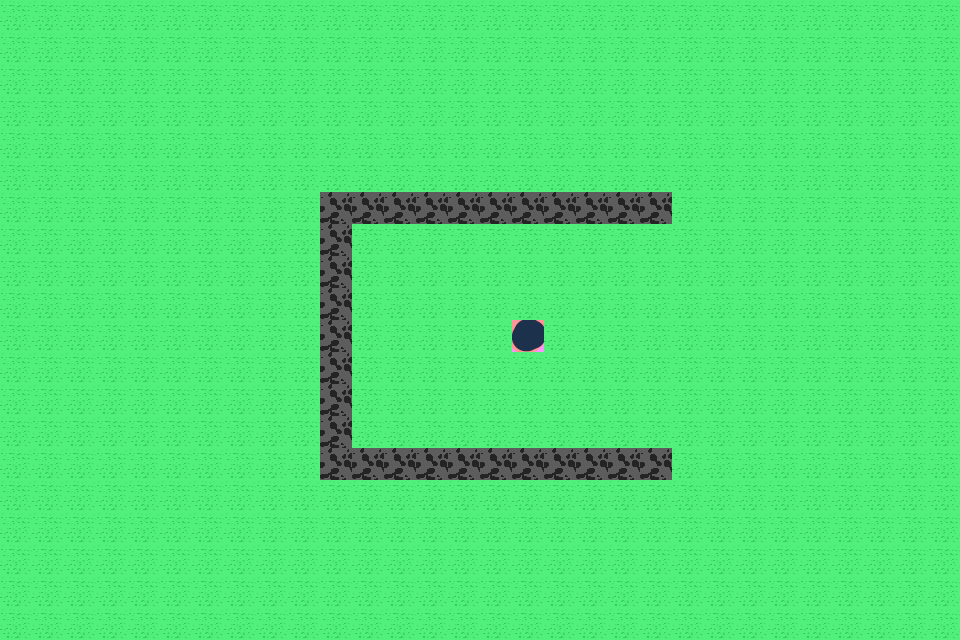

Rendered tile map (Tiled .tmx) drawn with the repository's tilesets; below, a short description and the full map source, tile grids included:
An orthogonal 30x20 tile map with 32x32 px tiles, 3 tile layers (Tile Layer 1, walls, teleport1), 2 tilesets.

<map version="1.10" tiledversion="1.11.2" orientation="orthogonal" renderorder="right-down" width="30" height="20" tilewidth="32" tileheight="32" infinite="0" nextlayerid="4" nextobjectid="1">
 <editorsettings>
  <export target="lobbymap.json" format="json" />
 </editorsettings>
 <tileset firstgid="1" name="ufnapTiles" tilewidth="32" tileheight="32" tilecount="4" columns="4">
  <image source="tilesetv1.png" width="128" height="32" />
  <tile id="2">
   <properties>
    <property name="collidable" type="bool" value="true" />
   </properties>
  </tile>
  <tile id="3">
   <properties>
    <property name="collidable" type="bool" value="true" />
   </properties>
  </tile>
 </tileset>
 <tileset firstgid="5" source="ufnapTiles.tsx" />
 <layer id="1" name="Tile Layer 1" width="30" height="20">
  <data encoding="csv">
1,1,1,1,1,1,1,1,1,1,1,1,1,1,1,1,1,1,1,1,1,1,1,1,1,1,1,1,1,1,
1,1,1,1,1,1,1,1,1,1,1,1,1,1,1,1,1,1,1,1,1,1,1,1,1,1,1,1,1,1,
1,1,1,1,1,1,1,1,1,1,1,1,1,1,1,1,1,1,1,1,1,1,1,1,1,1,1,1,1,1,
1,1,1,1,1,1,1,1,1,1,1,1,1,1,1,1,1,1,1,1,1,1,1,1,1,1,1,1,1,1,
1,1,1,1,1,1,1,1,1,1,1,1,1,1,1,1,1,1,1,1,1,1,1,1,1,1,1,1,1,1,
1,1,1,1,1,1,1,1,1,1,1,1,1,1,1,1,1,1,1,1,1,1,1,1,1,1,1,1,1,1,
1,1,1,1,1,1,1,1,1,1,5,5,5,5,5,5,5,5,5,5,1,1,1,1,1,1,1,1,1,1,
1,1,1,1,1,1,1,1,1,1,5,1,1,1,1,1,1,1,5,5,1,1,1,1,1,1,1,1,1,1,
1,1,1,1,1,1,1,1,1,1,5,1,1,1,1,1,1,1,1,1,1,1,1,1,1,1,1,1,1,1,
1,1,1,1,1,1,1,1,1,1,5,1,1,1,1,1,1,1,1,1,1,1,1,1,1,1,1,1,1,1,
1,1,1,1,1,1,1,1,1,1,5,1,1,1,5,5,1,1,1,1,1,1,1,1,1,1,1,1,1,1,
1,1,1,1,1,1,1,1,1,1,5,1,1,1,5,5,1,1,1,1,1,1,1,1,1,1,1,1,1,1,
1,1,1,1,1,1,1,1,1,1,5,1,1,1,1,5,5,5,5,1,1,1,1,1,1,1,1,1,1,1,
1,1,1,1,1,1,1,1,1,1,5,1,1,1,1,1,1,1,5,5,1,1,1,1,1,1,1,1,1,1,
1,1,1,1,1,1,1,1,1,1,5,5,5,5,5,5,5,5,5,5,1,1,1,1,1,1,1,1,1,1,
1,1,1,1,1,1,1,1,1,1,1,1,1,1,1,1,1,1,1,1,1,1,1,1,1,1,1,1,1,1,
1,1,1,1,1,1,1,1,1,1,1,1,1,1,1,1,1,1,1,1,1,1,1,1,1,1,1,1,1,1,
1,1,1,1,1,1,1,1,1,1,1,1,1,1,1,1,1,1,1,1,1,1,1,1,1,1,1,1,1,1,
1,1,1,1,1,1,1,1,1,1,1,1,1,1,1,1,1,1,1,1,1,1,1,1,1,1,1,1,1,1,
1,1,1,1,1,1,1,1,1,1,1,1,1,1,1,1,1,1,1,1,1,1,1,1,1,1,1,1,1,1
</data>
 </layer>
 <layer id="2" name="walls" width="30" height="20">
  <data encoding="csv">
0,0,0,0,0,0,0,0,0,0,0,0,0,0,0,0,0,0,0,0,0,0,0,0,0,0,0,0,0,0,
0,0,0,0,0,0,0,0,0,0,0,0,0,0,0,0,0,0,0,0,0,0,0,0,0,0,0,0,0,0,
0,0,0,0,0,0,0,0,0,0,0,0,0,0,0,0,0,0,0,0,0,0,0,0,0,0,0,0,0,0,
0,0,0,0,0,0,0,0,0,0,0,0,0,0,0,0,0,0,0,0,0,0,0,0,0,0,0,0,0,0,
0,0,0,0,0,0,0,0,0,0,0,0,0,0,0,0,0,0,0,0,0,0,0,0,0,0,0,0,0,0,
0,0,0,0,0,0,0,0,0,0,0,0,0,0,0,0,0,0,0,0,0,0,0,0,0,0,0,0,0,0,
0,0,0,0,0,0,0,0,0,0,7,7,7,7,7,7,7,7,7,7,7,0,0,0,0,0,0,0,0,0,
0,0,0,0,0,0,0,0,0,0,7,0,0,0,0,0,0,0,0,0,0,0,0,0,0,0,0,0,0,0,
0,0,0,0,0,0,0,0,0,0,7,0,0,0,0,0,0,0,0,0,0,0,0,0,0,0,0,0,0,0,
0,0,0,0,0,0,0,0,0,0,7,0,0,0,0,0,0,0,0,0,0,0,0,0,0,0,0,0,0,0,
0,0,0,0,0,0,0,0,0,0,7,0,0,0,0,0,0,0,0,0,0,0,0,0,0,0,0,0,0,0,
0,0,0,0,0,0,0,0,0,0,7,0,0,0,0,0,0,0,0,0,0,0,0,0,0,0,0,0,0,0,
0,0,0,0,0,0,0,0,0,0,7,0,0,0,0,0,0,0,0,0,0,0,0,0,0,0,0,0,0,0,
0,0,0,0,0,0,0,0,0,0,7,0,0,0,0,0,0,0,0,0,0,0,0,0,0,0,0,0,0,0,
0,0,0,0,0,0,0,0,0,0,7,7,7,7,7,7,7,7,7,7,7,0,0,0,0,0,0,0,0,0,
0,0,0,0,0,0,0,0,0,0,0,0,0,0,0,0,0,0,0,0,0,0,0,0,0,0,0,0,0,0,
0,0,0,0,0,0,0,0,0,0,0,0,0,0,0,0,0,0,0,0,0,0,0,0,0,0,0,0,0,0,
0,0,0,0,0,0,0,0,0,0,0,0,0,0,0,0,0,0,0,0,0,0,0,0,0,0,0,0,0,0,
0,0,0,0,0,0,0,0,0,0,0,0,0,0,0,0,0,0,0,0,0,0,0,0,0,0,0,0,0,0,
0,0,0,0,0,0,0,0,0,0,0,0,0,0,0,0,0,0,0,0,0,0,0,0,0,0,0,0,0,0
</data>
 </layer>
 <layer id="3" name="teleport1" width="30" height="20">
  <data encoding="csv">
0,0,0,0,0,0,0,0,0,0,0,0,0,0,0,0,0,0,0,0,0,0,0,0,0,0,0,0,0,0,
0,0,0,0,0,0,0,0,0,0,0,0,0,0,0,0,0,0,0,0,0,0,0,0,0,0,0,0,0,0,
0,0,0,0,0,0,0,0,0,0,0,0,0,0,0,0,0,0,0,0,0,0,0,0,0,0,0,0,0,0,
0,0,0,0,0,0,0,0,0,0,0,0,0,0,0,0,0,0,0,0,0,0,0,0,0,0,0,0,0,0,
0,0,0,0,0,0,0,0,0,0,0,0,0,0,0,0,0,0,0,0,0,0,0,0,0,0,0,0,0,0,
0,0,0,0,0,0,0,0,0,0,0,0,0,0,0,0,0,0,0,0,0,0,0,0,0,0,0,0,0,0,
0,0,0,0,0,0,0,0,0,0,0,0,0,0,0,0,0,0,0,0,0,0,0,0,0,0,0,0,0,0,
0,0,0,0,0,0,0,0,0,0,0,0,0,0,0,0,0,0,0,0,0,0,0,0,0,0,0,0,0,0,
0,0,0,0,0,0,0,0,0,0,0,0,0,0,0,0,0,0,0,0,0,0,0,0,0,0,0,0,0,0,
0,0,0,0,0,0,0,0,0,0,0,0,0,0,0,0,0,0,0,0,0,0,0,0,0,0,0,0,0,0,
0,0,0,0,0,0,0,0,0,0,0,0,0,0,0,0,8,0,0,0,0,0,0,0,0,0,0,0,0,0,
0,0,0,0,0,0,0,0,0,0,0,0,0,0,0,0,0,0,0,0,0,0,0,0,0,0,0,0,0,0,
0,0,0,0,0,0,0,0,0,0,0,0,0,0,0,0,0,0,0,0,0,0,0,0,0,0,0,0,0,0,
0,0,0,0,0,0,0,0,0,0,0,0,0,0,0,0,0,0,0,0,0,0,0,0,0,0,0,0,0,0,
0,0,0,0,0,0,0,0,0,0,0,0,0,0,0,0,0,0,0,0,0,0,0,0,0,0,0,0,0,0,
0,0,0,0,0,0,0,0,0,0,0,0,0,0,0,0,0,0,0,0,0,0,0,0,0,0,0,0,0,0,
0,0,0,0,0,0,0,0,0,0,0,0,0,0,0,0,0,0,0,0,0,0,0,0,0,0,0,0,0,0,
0,0,0,0,0,0,0,0,0,0,0,0,0,0,0,0,0,0,0,0,0,0,0,0,0,0,0,0,0,0,
0,0,0,0,0,0,0,0,0,0,0,0,0,0,0,0,0,0,0,0,0,0,0,0,0,0,0,0,0,0,
0,0,0,0,0,0,0,0,0,0,0,0,0,0,0,0,0,0,0,0,0,0,0,0,0,0,0,0,0,0
</data>
 </layer>
</map>